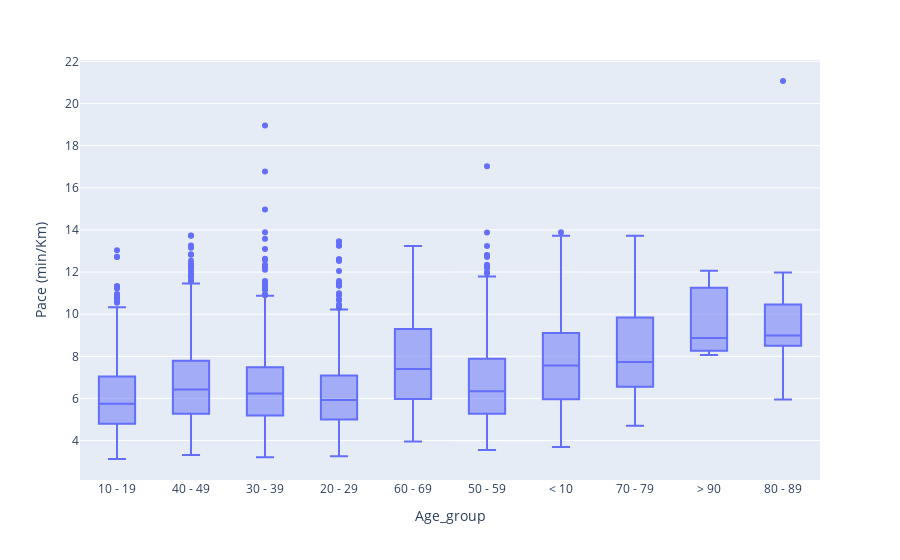

This figure's notebook cell:
### Code cell
#Boxplot for Pace
fig1 = px.box(df, x="Age_group", y="Pace (min/Km)")
fig1.show()

# Export the image to a BytesIO object
img_bytes_pace = pio.to_image(fig1, format='png')

# Display the image in the notebook using IPython's Image class
Image(img_bytes_pace)

### Figure 1 — Plotly figure (JSON) as saved in the notebook; plotly's stock layout.template omitted (floating-point values rounded to 4 significant figures; data arrays with more than 128 entries replaced by an {"elided": "..."} marker saying what was removed)
{"data": [{"alignmentgroup": "True", "hovertemplate": "Age_group=%{x}<br>Pace (min/Km)=%{y}<extra></extra>", "legendgroup": "", "marker": {"color": "#636efa"}, "name": "", "notched": false, "offsetgroup": "", "orientation": "v", "showlegend": false, "type": "box", "x": {"elided": "4051 str values"}, "x0": " ", "xaxis": "x", "y": {"elided": "4051 float values"}, "y0": " ", "yaxis": "y"}], "layout": {"boxmode": "group", "legend": {"tracegroupgap": 0}, "margin": {"t": 60}, "xaxis": {"anchor": "y", "domain": [0, 1], "title": {"text": "Age_group"}}, "yaxis": {"anchor": "x", "domain": [0, 1], "title": {"text": "Pace (min/Km)"}}}}
